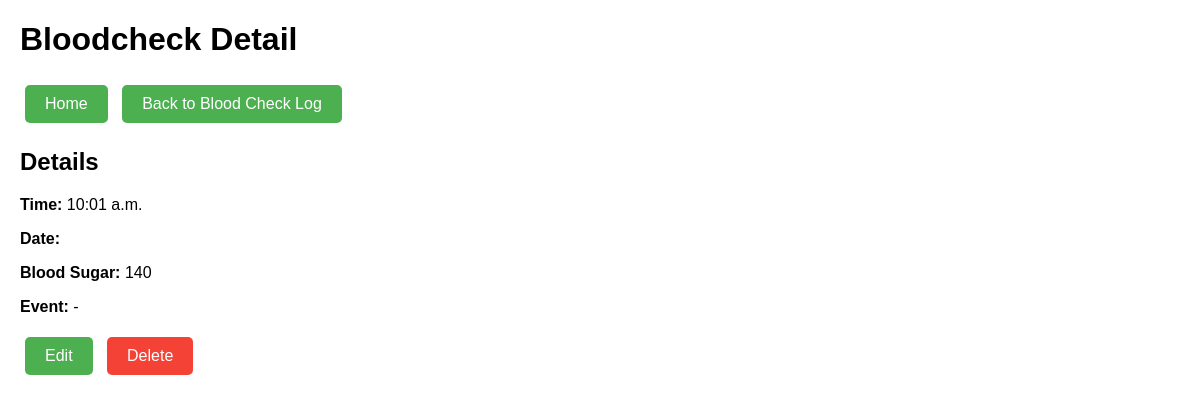
Screenshot of /bloodcheck/6/ (signed in) with the database file from the repository.
### diabetes/models.py (models this page shows)
class Bloodcheck(models.Model):
    user = models.ForeignKey(settings.AUTH_USER_MODEL,
                             on_delete=models.CASCADE)
    bloodsugar = models.PositiveIntegerField(
        null=True, blank=True)
    time = models.TimeField(null=False, blank=False)
    date = models.DateField(null=False, blank=False)
    event = models.CharField(max_length=30, null=True, blank=True)

### diabetes/views.py (the view)
# urls.py: path('bloodcheck/<int:id>/', views.bloodcheck_detail, name='bloodcheck_detail'),
@login_required
def bloodcheck_detail(request, id):
    instance = get_object_or_404(Bloodcheck, id=id)
    if instance.user != request.user:
        return HttpResponseForbidden()
    jalali_date = date2jalali(instance.date).strftime("%Y/%m/%d")
    context = {
        'instance': instance,
        'type': 'Bloodcheck',
        'jalali_date': jalali_date,
    }
    return render(request, 'diabetes/instance_detail.html', context)

### diabetes/templates/diabetes/instance_detail.html (shortened to what this page needs)
<!DOCTYPE html>
<html lang="en">
  <head>
  </head>
  <body>
    <h1>{{ type }} Detail</h1>
    <a href="{% url 'home' %}" class="nav-button">Home</a>
    {% if type == "InsulinInjection" or type == "Food" %}
    <a href="{% url 'insulin-food-list' %}" class="nav-button"
      >Back to Insulin/Food Log</a
    >
    {% elif type == "Bloodcheck" %}
    <a href="{% url 'bloodcheck_list' %}" class="nav-button"
      >Back to Blood Check Log</a
    >
    {% endif %}
    <h2>Details</h2>
    <p><strong>Time:</strong> {{ instance.time }}</p>
    <p><strong>Date:</strong> {{ jalali_date }}</p>
    {% if type == "InsulinInjection" %}
    <p><strong>Insulin Type:</strong> {{ instance.insulin_type }}</p>
    <p><strong>Insulin Dose:</strong> {{ instance.insulin_dose }}</p>
    <p><strong>Injection Site:</strong> {{ instance.injection_site }}</p>
    {% elif type == "Food" %}
    <p><strong>Food:</strong> {{ instance.food|default:"-" }}</p>
    <p><strong>Carbs:</strong> {{ instance.carbs|default:"-" }}</p>
    {% elif type == "Bloodcheck" %}
    <p><strong>Blood Sugar:</strong> {{ instance.bloodsugar|default:"-" }}</p>
    <p><strong>Event:</strong> {{ instance.event|default:"-" }}</p>
    {% endif %} {% if type == "InsulinInjection" %}
    <a href="{% url 'insulin_edit' id=instance.id %}" class="nav-button"
      >Edit</a
    >
    <a
      href="{% url 'insulin_delete' id=instance.id %}"
      class="nav-button delete-button"
      >Delete</a
    >
    {% elif type == "Bloodcheck" %}
    <a href="{% url 'bloodcheck_edit' id=instance.id %}" class="nav-button"
      >Edit</a
    >
    <a
      href="{% url 'bloodcheck_delete' id=instance.id %}"
      class="nav-button delete-button"
      >Delete</a
    >
    {% endif %}
  </body>
</html>

### diabetes/templates/diabetes/instance_detail.html (style rules this page uses)
body { font-family: Arial, sans-serif; margin: 20px; }
.nav-button { display: inline-block; padding: 10px 20px; margin: 5px; background-color: #4caf50; color: white; text-decoration: none; border-radius: 5px; }
.delete-button { background-color: #f44336; }

### rows the page displays
Bloodcheck: time "10:01 a.m.", bloodsugar "140", event "-"

### other values shown
{{ type }} "Bloodcheck"
